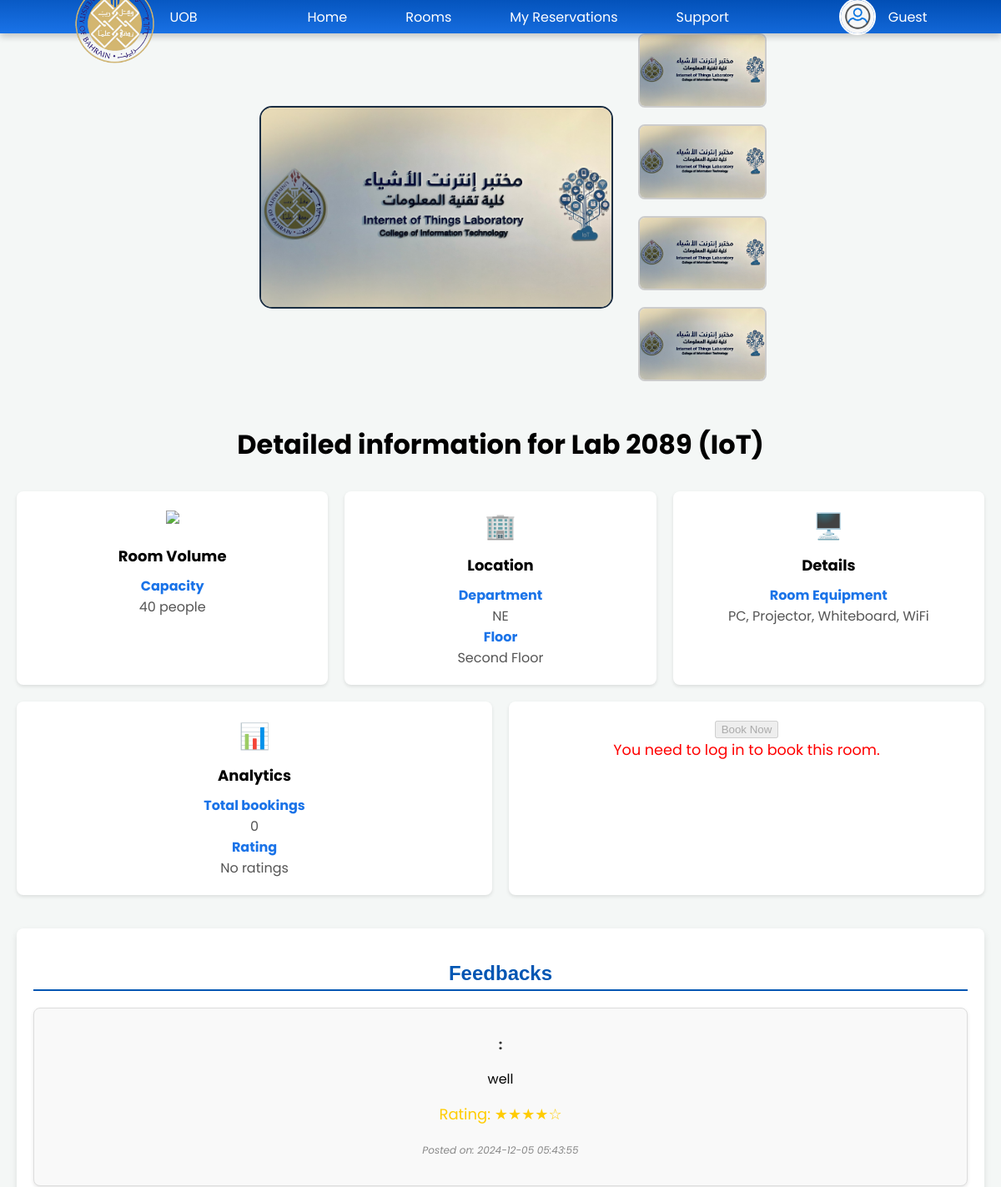
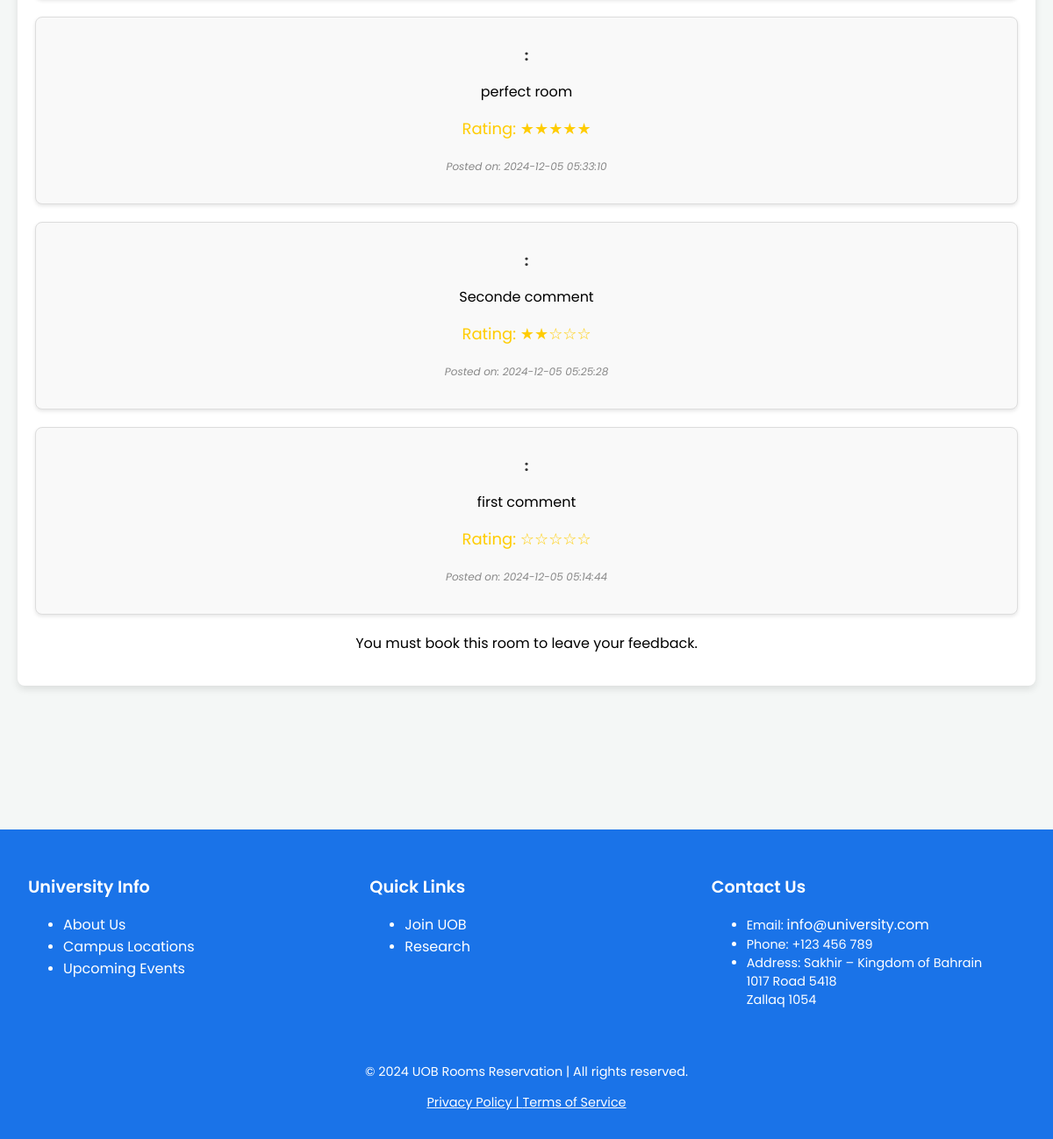
The page /room_details.php?id=60 on the database its author committed (2 pictures, top to bottom).
### tables this page shows
CREATE TABLE `rooms` (
  `id` int(11) NOT NULL,
  `room_name` varchar(100) DEFAULT NULL,
  `capacity` int(11) DEFAULT NULL,
  `equipment` text DEFAULT NULL,
  `department` varchar(100) DEFAULT NULL,
  `floor` varchar(50) DEFAULT NULL,
  `image` varchar(255) DEFAULT NULL,
  `thumbnail_2` varchar(255) DEFAULT NULL,
  `thumbnail_3` varchar(255) DEFAULT NULL,
  `thumbnail_4` varchar(255) DEFAULT NULL
);

CREATE TABLE `comments` (
  `comment_id` int(11) NOT NULL AUTO_INCREMENT,
  `room_id` int(11) NOT NULL,
  `user_id` int(11) NOT NULL,
  `user_role` enum('student','teacher') NOT NULL,
  `comment_text` text NOT NULL,
  `admin_response` text DEFAULT NULL,
  `is_resolved` tinyint(1) DEFAULT 0,
  `created_at` timestamp NOT NULL DEFAULT current_timestamp(),
  `updated_at` timestamp NOT NULL DEFAULT current_timestamp() ON UPDATE current_timestamp(),
  `rating` int(11) NOT NULL DEFAULT 0,
  PRIMARY KEY (`comment_id`),
  KEY `room_id` (`room_id`),
  CONSTRAINT `comments_ibfk_1` FOREIGN KEY (`room_id`) REFERENCES `rooms` (`id`) ON DELETE CASCADE
);

### room_details.php (the view, shortened to what this page needs)
<?php
require 'db.php';
?>
<?php
$room_id = $_GET['id'];
$stmt = $pdo->prepare("SELECT * FROM rooms WHERE id = :room_id");
$stmt->execute([':room_id' => $room_id]);
$room = $stmt->fetch(PDO::FETCH_ASSOC);
$stmt = $pdo->prepare("
    SELECT c.*,
           CASE
               WHEN c.user_role = 'student' THEN s.username
               WHEN c.user_role = 'teacher' THEN t.username
           END AS username
    FROM comments c
    LEFT JOIN students s ON c.user_id = s.student_id AND c.user_role = 'student'
    LEFT JOIN teachers t ON c.user_id = t.teacher_id AND c.user_role = 'teacher'
    WHERE c.room_id = :room_id
    ORDER BY c.created_at DESC
");
$stmt->execute([':room_id' => $room_id]);
$comments = $stmt->fetchAll(PDO::FETCH_ASSOC);
$sqlstmt = $pdo->prepare("SELECT b.room_id, COUNT(*) AS total_bookings,
(SELECT AVG(c.rating) FROM comments c WHERE c.room_id = b.room_id) AS rating
    FROM bookings b GROUP BY b.room_id;");
$sqlstmt->execute();
$bookings_number = $sqlstmt->fetchAll(PDO::FETCH_ASSOC);
$roomNum_bookings = null;
$user_id = $_SESSION['user_id'];
$current_time = date('Y-m-d H:i:s');
$stmt = $pdo->prepare("
    SELECT * FROM bookings
    WHERE room_id = :room_id AND
          (student_id = :user_id OR teacher_id = :user_id) AND
          end_time < :current_time AND
          status = 'Confirmed'
");
$stmt->execute([
    ':room_id' => $room_id,
    ':user_id' => $user_id,
    ':current_time' => $current_time
]);
$has_past_booking = $stmt->rowCount() > 0;
?>
<!DOCTYPE html>
<html lang="en">
<head>
    <link rel="stylesheet" href="https://unpkg.com/@picocss/pico@1.5.7/css/pico.min.css">
</head>
<body>
    <header>
        <a href="homelog.php" class="logo">
            <img src="uploads/UOB-Colleges-new-logo.png" alt="Logo">
            UOB
        </a>
        <nav class="nav-links">
            <a href="homelog.php" class="nav-item <?php echo basename($_SERVER['PHP_SELF']) == 'homelog.php' ? 'active' : ''; ?>">Home</a>
            <a href="rooms.php" class="nav-item <?php echo basename($_SERVER['PHP_SELF']) == 'rooms.php' ? 'active' : ''; ?>">Rooms</a>
            <a href="reporting.php" class="nav-item <?php echo basename($_SERVER['PHP_SELF']) == 'reservations.php' ? 'active' : ''; ?>">My Reservations</a>
            <a href="supportFAQ.php" class="nav-item <?php echo basename($_SERVER['PHP_SELF']) == 'support.php' ? 'active' : ''; ?>">Support</a>
        </nav>
        <div class="user-profile dropdown">
            <img src="<?= !empty($user['profile_picture']) ? htmlspecialchars($user['profile_picture']) : 'uploads/Temp-user-face.jpg' ?>" alt="Profile Picture" class="profile-image">
            <span>
                <?= isset($_SESSION['username']) ? htmlspecialchars($_SESSION['username']) : 'Guest'; ?>
            </span>
        </div>
    </header>
    <main>
        <div class="room-container">
            <img src="RoomPic/<?php echo htmlspecialchars($room['image']); ?>" alt="Room Image" class="main-image" id="main-image">
            <div class="thumbnail-images">
                <img src="RoomPic/<?php echo htmlspecialchars($room['image']); ?>" alt="Main Image" onclick="changeMainImage('<?php echo htmlspecialchars($room['image']); ?>')">
                <?php
                for ($i = 1; $i <= 4; $i++) {
                    $thumb = $room['thumbnail_' . $i] ?? 'default-thumbnail.jpg';
                    if ($i > 1) {
                        echo '<img src="RoomPic/' . htmlspecialchars($thumb) . '" alt="Thumbnail ' . $i . '" onclick="changeMainImage(\'' . htmlspecialchars($thumb) . '\')">';
                    }
                }
                ?>
            </div>
        </div>
        <div class="containerDee">
            <div class="title">
                <p class="roomnum"><strong>Detailed information for </strong><?php echo htmlspecialchars($room['room_name']); ?></p>
            </div>
            <div class="features">
                <div class="feature-box">
                    <div style="font-size: 10px;"><img src="https://cdn.discordapp.com/attachments/695196527794061343/1314363167496994907/OH1BQS1.png?ex=67537f96&is=67522e16&hm=b52fbecaaf93b07a2ece160a8e6504d987e09c954b15c4e948aecd34749f6f7e&" style="width:40px; padding-top: 3px;  "> </div>
                    <h3 style="color: #000000">Room Volume</h3>
                    <p><strong style="color:#1a73e8">Capacity</strong><br>  <?php echo htmlspecialchars($room['capacity']); ?> people</p>
                </div>
                <div class="feature-box">
                    <div style="font-size: 30px;">🏢</div>
                    <h3 style="color: #000000">Location</h3>
                    <p><strong style="color:#1a73e8">Department</strong><br> <?php echo htmlspecialchars($room['department']); ?></p>
                    <p><strong style="color:#1a73e8">Floor</strong> <br><?php echo htmlspecialchars($room['floor']); ?></p>
                </div>
                <div class="feature-box">
                    <div style="font-size: 30px;">🖥️</div>
                    <h3 style="color: #000000">Details</h3>
                    <p><strong style="color:#1a73e8">Room Equipment</strong><br> <?php echo htmlspecialchars($room['equipment']); ?></p>
                </div>
                <div class="feature-box">
                    <div style="font-size: 30px;">📊</div>
                    <h3 style="color: #000000">Analytics</h3>
                    <p>
                        <strong style="color:#1a73e8">Total bookings</strong> <br><?php if(isset($bookings_number[$roomNum_bookings])) echo htmlspecialchars($bookings_number[$roomNum_bookings]['total_bookings']); else echo 0 ?><br>
                        <strong style="color:#1a73e8">Rating</strong><br> <?php if(isset($bookings_number[$roomNum_bookings])){echo htmlspecialchars($bookings_number[$roomNum_bookings]['rating']);} else {echo 'No ratings';} ?>
                    </p>
                </div>
                <div class="feature-box">
<form action="Room_Booking.php" method="GET">
    <?php if (isset($_SESSION['username'])): ?>
        <button type="submit">Book Now</button>
    <?php else: ?>
        <button type="button" disabled>Book Now</button>
        <p style="color: red; font-size: 1.1em;">You need to log in to book this room.</p>
    <?php endif; ?>
</form>
                </div>
            </div>
 <div class="comments-section">
        <h2>Feedbacks</h2>
        <?php
        $stmt = $pdo->prepare("
            SELECT c.*,
                   CASE
                       WHEN c.user_role = 'student' THEN s.username
                       WHEN c.user_role = 'teacher' THEN t.username
                   END AS username
            FROM comments c
            LEFT JOIN students s ON c.user_id = s.student_id AND c.user_role = 'student'
            LEFT JOIN teachers t ON c.user_id = t.teacher_id AND c.user_role = 'teacher'
            WHERE c.room_id = :room_id
            ORDER BY c.created_at DESC
        ");
        $stmt->execute([':room_id' => $room_id]);
        $comments = $stmt->fetchAll(PDO::FETCH_ASSOC);
        foreach ($comments as $comment):
        ?>
            <div class="comment">
                <p><strong><?php echo htmlspecialchars($comment['username']); ?>:</strong></p>
                <p><?php echo htmlspecialchars($comment['comment_text']); ?></p>
                <p class="rating">Rating: <?php echo str_repeat('★', $comment['rating']) . str_repeat('☆', 5 - $comment['rating']); ?></p>
                <p><em>Posted on: <?php echo htmlspecialchars($comment['created_at']); ?></em></p>
            </div>
        <?php endforeach; ?>
        <?php if ($has_past_booking): ?>
            <div class="comment-form">
    <h3>Leave your Feedback</h3>
    <form action="add_comment.php" method="POST">
        <input type="hidden" name="room_id" value="<?php echo $room_id; ?>">
        <textarea name="comment_text" placeholder="Write your Feedback here.." required></textarea>
        <label for="rating">Rating:</label>
        <div class="star-rating">
            <input type="radio" id="star5" name="rating" value="5"><label for="star5">★</label>
            <input type="radio" id="star4" name="rating" value="4"><label for="star4">★</label>
            <input type="radio" id="star3" name="rating" value="3"><label for="star3">★</label>
            <input type="radio" id="star2" name="rating" value="2"><label for="star2">★</label>
            <input type="radio" id="star1" name="rating" value="1"><label for="star1">★</label>
        </div>
        <button type="submit">Submit Feedback</button>
    </form>
</div>
        <?php else: ?>
            <p>You must book this room to leave your feedback.</p>
        <?php endif; ?>
    </div>
    </main>
    <footer>
        <div class="footer-container">
            <div class="footer-section">
                <h3>University Info</h3>
                <ul>
                    <li><a href="#about">About Us</a></li>
                    <li><a href="https://www.uob.edu.bh/locations">Campus Locations</a></li>
                    <li><a href="#events">Upcoming Events</a></li>
                </ul>
            </div>
            <div class="footer-section">
                <h3>Quick Links</h3>
                <ul>
                    <li><a href="https://www.uob.edu.bh/admission-requirements">Join UOB</a></li>
                    <li><a href="https://www.uob.edu.bh/deanship-of-graduate-studies-scientific-research">Research</a></li>
                </ul>
            </div>
            <div class="footer-section">
                <h3>Contact Us</h3>
                <ul>
                    <li>Email: <a href="mailto:info@university.com">info@university.com</a></li>
                    <li>Phone: +123 456 789</li>
                    <li>Address: Sakhir – Kingdom of Bahrain <br>1017 Road 5418 <br>Zallaq 1054</li>
                </ul>
            </div>
        </div>
        <div class="footer-bottom">
            <p style="color:white;">&copy; <?php echo date("Y"); ?> UOB Rooms Reservation | All rights reserved.</p>
            <p>
                <a href="https://www.uob.edu.bh/privacy-policy" style="color : white;">Privacy Policy | </a>
                <a href="https://www.uob.edu.bh/terms-and-conditions" style="color : white;">Terms of Service</a>
            </p>
        </div>
    </footer>
</body>
</html>

### room_details.php (style rules this page uses)
.comments-section { margin-top: 40px; padding: 20px; background-color: #ffffff; border-radius: 8px; box-shadow: 0 4px 8px rgba(0, 0, 0, 0.1); }
.comments-section h2 { color: #0056b3; border-bottom: 2px solid #0056b3; padding-bottom: 5px; font-family: 'Arial', sans-serif; }
.comment { margin-bottom: 20px; padding: 15px; border: 1px solid #ddd; border-radius: 8px; background-color: #f9f9f9; box-shadow: 0 2px 4px rgba(0, 0, 0, 0.1); }
.comment strong { color: #333; font-weight: bold; }
.comment em { font-size: 12px; color: #888; }
.comment .rating { margin: 10px 0; color: #ffcc00; font-size: 18px; }
body { font-family: 'Poppins', sans-serif; background-color: #f4f7f6; margin: 0; padding: 0; text-align: center; }
.roomnum { color: black; }
.logo { display: flex; align-items: center; gap: 15px; text-decoration: none; color: white; border-radius: 12px; transition: transform 0.3s, box-shadow 0.3s; }
.logo img { width: 100px; border-radius: 20%; transition: transform 0.8s; }
header { display: flex; align-items: center; justify-content: space-around; padding: 10px 30px; background: linear-gradient(1deg, #1a73e8, #004db3 ); color: white; box-shadow: 0 4px 8px rgba(0, 0, 0, 0.2); position: relative; height: 20px; z-index: 1000; }
.nav-links { display: flex; justify-content: space-between; gap: 40px; align-items: center; }
.nav-item { text-decoration: none; display: flex; justify-content: space-between; color: white; font-size: 1em; padding: 8px 15px; border-radius: 8px; transition: background-color 0.3s, border 0.3s; position: relative; }
.user-profile { display: flex; align-items: center; gap: 15px; color: white; }
.user-profile img { width: 40px; height: 40px; border-radius: 50%; border: 2px solid #fff; }
.user-profile span { font-size: 1em; white-space: nowrap; }
.dropdown { position: relative; }
.room-container { border-radius: 10px; display: flex; align-items: center; justify-content: center; }
.main-image { width: 35%; height: auto; border: 2px solid #1A2D42; border-radius: 15px; margin: 30px; }
.thumbnail-images { display: flex; flex-direction: column; gap: 20px; }
.thumbnail-images img { width: 150px; height: auto; border: 2px solid #ccc; border-radius: 8px; transition: transform 0.3s ease; }
.containerDee { max-width: 1200px; margin: 0 auto; padding: 20px; }
.title { font-size: 32px; font-weight: bold; margin-bottom: 20px; }
.features { display: flex; gap: 20px; flex-wrap: wrap; }
.feature-box { background-color: #ffffff; border-radius: 8px; box-shadow: 0 2px 4px rgba(0, 0, 0, 0.1); padding: 20px; text-align: center; flex: 1 1 calc(25% - 20px); min-width: 200px; }
.feature-box img { width: 50px; margin-bottom: 10px; }
.feature-box h3 { font-size: 18px; margin: 10px 0; }
.feature-box p { color: #555; margin: 0%; }
footer { color: white; background-color: #1a73e8; text-align: center; padding: 1rem; margin-top: 9rem; font-size: 0.9rem; }
footer .footer-container { display: flex; justify-content: space-around; align-items: flex-start; flex-wrap: wrap; max-width: 1200px; margin: 0 auto; }
footer .footer-section { flex: 1 1 200px; padding: 1rem; margin-bottom: 1rem; text-align: left; }
footer .footer-section h3 { font-size: 1.2rem; margin-bottom: 1rem; color: #ffffff; font-weight: 600; }
footer .footer-section ul li a { color: white; text-decoration: none; font-size: 1rem; }

### rows shown on the page
rooms: image (picture), thumbnail_2 (picture), thumbnail_3 (picture), thumbnail_4 (picture), room_name "Lab 2089 (IoT)", capacity "40", department "NE", floor "Second Floor", equipment "PC, Projector, Whiteboard, WiFi"
comments: comment_text "well", rating "★★★★", rating "☆", created_at "2024-12-05 05:43:55"
comments: comment_text "perfect room", rating "★★★★★", created_at "2024-12-05 05:33:10"
comments: comment_text "Seconde comment", rating "★★", rating "☆☆☆", created_at "2024-12-05 05:25:28"
comments: comment_text "first comment", rating "☆☆☆☆☆", created_at "2024-12-05 05:14:44"
